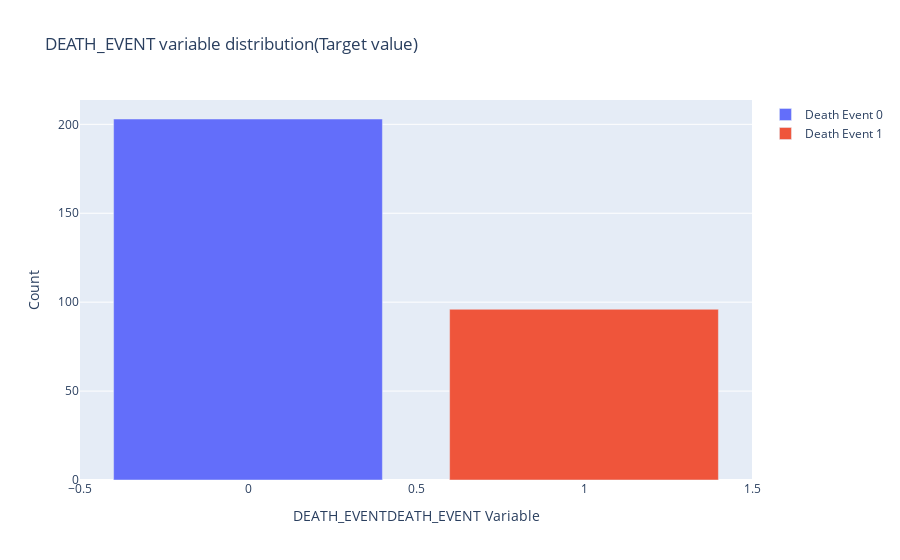

This figure's notebook cell:
### Code cell
trace0 = go.Bar(
            x = df[df["DEATH_EVENT"]== 0]["DEATH_EVENT"].value_counts().index.values,
            y = df[df["DEATH_EVENT"]== 0]["DEATH_EVENT"].value_counts().values,
            name='Death Event 0'
    )

trace1 = go.Bar(
            x = df[df["DEATH_EVENT"]== 1]["DEATH_EVENT"].value_counts().index.values,
            y = df[df["DEATH_EVENT"]== 1]["DEATH_EVENT"].value_counts().values,
            name='Death Event 1'
    )

data = [trace0, trace1]

layout = go.Layout(
    
)

layout = go.Layout(
    yaxis=dict(
        title='Count'
    ),
    xaxis=dict(
        title='DEATH_EVENTDEATH_EVENT Variable'
    ),
    title='DEATH_EVENT variable distribution(Target value)'
)

fig = go.Figure(data=data, layout=layout)

py.iplot(fig, filename='grouped-bar')

### Figure 1 — Plotly figure (JSON) as saved in the notebook; plotly's stock layout.template omitted (floating-point values rounded to 4 significant figures)
{"data": [{"name": "Death Event 0", "type": "bar", "x": [0], "y": [203]}, {"name": "Death Event 1", "type": "bar", "x": [1], "y": [96]}], "layout": {"title": {"text": "DEATH_EVENT variable distribution(Target value)"}, "xaxis": {"title": {"text": "DEATH_EVENTDEATH_EVENT Variable"}}, "yaxis": {"title": {"text": "Count"}}}}
